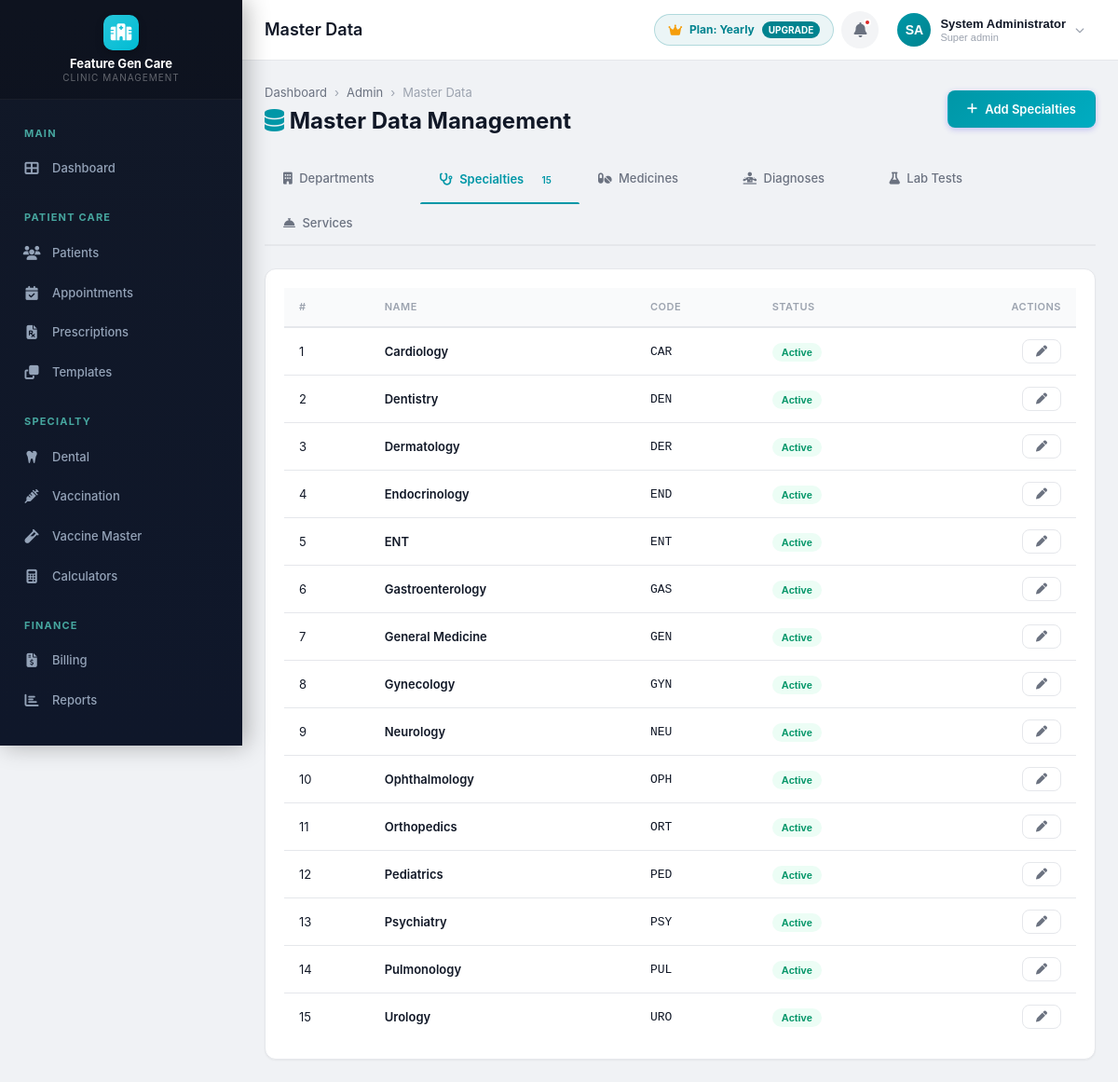
Page /modules/admin/master_data.php?tab=specialties (signed in) on the committed database.
### tables this page shows
CREATE TABLE IF NOT EXISTS clinics (
    id INT AUTO_INCREMENT PRIMARY KEY,
    name VARCHAR(200) NOT NULL,
    tagline VARCHAR(300) DEFAULT NULL,
    logo VARCHAR(500) DEFAULT NULL,
    email VARCHAR(150) DEFAULT NULL,
    phone VARCHAR(20) DEFAULT NULL,
    alt_phone VARCHAR(20) DEFAULT NULL,
    website VARCHAR(200) DEFAULT NULL,
    address TEXT DEFAULT NULL,
    city VARCHAR(100) DEFAULT NULL,
    state VARCHAR(100) DEFAULT NULL,
    pincode VARCHAR(10) DEFAULT NULL,
    country VARCHAR(100) DEFAULT 'India',
    registration_no VARCHAR(100) DEFAULT NULL,
    gst_number VARCHAR(20) DEFAULT NULL,
    pan_number VARCHAR(20) DEFAULT NULL,
    primary_color VARCHAR(10) DEFAULT '#4F46E5',
    secondary_color VARCHAR(10) DEFAULT '#7C3AED',
    currency_symbol VARCHAR(5) DEFAULT '₹',
    date_format VARCHAR(20) DEFAULT 'd/m/Y',
    time_format VARCHAR(10) DEFAULT '12h',
    timezone VARCHAR(50) DEFAULT 'Asia/Kolkata',
    prescription_header TEXT DEFAULT NULL,
    prescription_footer TEXT DEFAULT NULL,
    invoice_header TEXT DEFAULT NULL,
    invoice_footer TEXT DEFAULT NULL,
    invoice_prefix VARCHAR(10) DEFAULT 'INV',
    invoice_start_no INT DEFAULT 1,
    patient_id_prefix VARCHAR(10) DEFAULT 'PT',
    patient_id_start_no INT DEFAULT 1000,
    is_active TINYINT(1) DEFAULT 1,
    created_at TIMESTAMP DEFAULT CURRENT_TIMESTAMP,
    updated_at TIMESTAMP DEFAULT CURRENT_TIMESTAMP ON UPDATE CURRENT_TIMESTAMP
);

CREATE TABLE IF NOT EXISTS tenants (
    id INT AUTO_INCREMENT PRIMARY KEY,
    clinic_name VARCHAR(200) NOT NULL,
    subdomain VARCHAR(100) NOT NULL UNIQUE,
    db_host VARCHAR(100) NOT NULL DEFAULT 'localhost',
    db_name VARCHAR(100) NOT NULL UNIQUE,
    db_user VARCHAR(100) NOT NULL,
    db_password VARCHAR(255) NOT NULL,
    status ENUM('active', 'suspended', 'pending') DEFAULT 'active',
    
     
    plan_type ENUM('trial', 'monthly', 'yearly', 'one_time', 'custom') DEFAULT 'trial',
    billing_cycle ENUM('trial', 'monthly', 'yearly', 'one_time') DEFAULT 'trial',
    max_doctors INT DEFAULT 2 COMMENT 'Doctor quota: 0 = unlimited',
    trial_ends_at DATETIME NULL,
    subscription_starts_at DATETIME NULL,
    subscription_ends_at DATETIME NULL COMMENT 'NULL indicates lifetime/perpetual license',
    is_lifetime TINYINT(1) DEFAULT 0,
    bonus_months INT DEFAULT 0 COMMENT 'Negotiated bonus months (e.g. +2 on yearly)',
    plan_amount DECIMAL(10,2) DEFAULT 0.00,
    currency VARCHAR(10) DEFAULT 'INR',
    subscription_status ENUM('trial', 'active', 'expired', 'grace_period', 'suspended') DEFAULT 'trial',
    
    created_at TIMESTAMP DEFAULT CURRENT_TIMESTAMP,
    updated_at TIMESTAMP DEFAULT CURRENT_TIMESTAMP ON UPDATE CURRENT_TIMESTAMP,
    INDEX idx_subdomain (subdomain),
    INDEX idx_status (status),
    INDEX idx_sub_status (subscription_status)
);

CREATE TABLE IF NOT EXISTS specialties (
    id INT AUTO_INCREMENT PRIMARY KEY,
    name VARCHAR(100) NOT NULL,
    code VARCHAR(20) DEFAULT NULL,
    description TEXT DEFAULT NULL,
    icon VARCHAR(50) DEFAULT NULL,
    has_custom_form TINYINT(1) DEFAULT 0,
    form_config JSON DEFAULT NULL,
    is_active TINYINT(1) DEFAULT 1,
    created_at TIMESTAMP DEFAULT CURRENT_TIMESTAMP
);

### modules/admin/master_data.php (the view, shortened to what the rows shown need)
<?php
require_once dirname(dirname(__DIR__)) . '/config/session.php';
$clinicId = getCurrentClinicId();
$tab = $_GET['tab'] ?? 'departments';
$pageTitle = 'Master Data';
require_once dirname(dirname(__DIR__)) . '/includes/header.php';
switch ($tab) {
    case 'specialties':
        $items = $db->fetchAll("SELECT * FROM specialties ORDER BY name");
        break;
}
$tabConfig = [
    'departments'  => ['icon' => 'fa-building',       'label' => 'Departments',  'color' => 'var(--primary)'],
    'specialties'  => ['icon' => 'fa-stethoscope',     'label' => 'Specialties',  'color' => 'var(--accent)'],
    'medicines'    => ['icon' => 'fa-pills',           'label' => 'Medicines',    'color' => 'var(--success)'],
    'diagnoses'    => ['icon' => 'fa-diagnoses',       'label' => 'Diagnoses',    'color' => 'var(--warning)'],
    'lab_tests'    => ['icon' => 'fa-flask',           'label' => 'Lab Tests',    'color' => 'var(--info)'],
    'services'     => ['icon' => 'fa-concierge-bell',  'label' => 'Services',     'color' => 'var(--danger)'],
];
?>
<div class="content-header">
    <div>
        <h1><i class="fas fa-database" style="color: var(--primary);"></i> Master Data Management</h1>
    </div>
</div>
<div class="card">
    <div class="card-body" style="overflow-x: auto;">
        <table class="table">
            <thead>
                <tr>
                    <th>#</th>
                    <th>Name</th>
                    <?php if ($tab === 'specialties'): ?><th>Code</th><?php endif; ?>
                    <th>Status</th>
                    <th style="text-align: right;">Actions</th>
                </tr>
            </thead>
            <tbody>
                <?php if (empty($items)): ?>
                <tr><td colspan="10" class="text-center text-muted" style="padding: 40px;">No <?= strtolower($tabConfig[$tab]['label']) ?> found. Click "Add" to create one.</td></tr>
                <?php else: ?>
                <?php foreach ($items as $i => $item): ?>
                <tr>
                    <td><?= $i + 1 ?></td>
                    <td class="font-semibold"><?= sanitizeOutput($item['name']) ?></td>
                    <?php if ($tab === 'specialties'): ?>
                    <td><code><?= sanitizeOutput($item['code'] ?? '-') ?></code></td>
                    <?php endif; ?>
                    <td>
                        <form method="POST" style="display:inline;">
                            <button type="submit" class="badge <?= $item['is_active'] ? 'badge-success' : 'badge-danger' ?>" style="cursor:pointer; border:none;">
                                <?= $item['is_active'] ? 'Active' : 'Inactive' ?>
                            </button>
                        </form>
                    </td>
                    <td style="text-align: right;">
                        <button class="btn btn-sm btn-outline" onclick='showMasterEditModal(<?= json_encode($item) ?>)'>
                            <i class="fas fa-pen"></i>
                        </button>
                    </td>
                </tr>
                <?php endforeach; ?>
                <?php endif; ?>
            </tbody>
        </table>
    </div>
</div>
<?php require_once INCLUDES_PATH . '/footer.php'; ?>

### includes/header.php (shortened to what the rows shown need)
<!DOCTYPE html>
<html lang="en">
<head>
    <link rel="stylesheet" href="<?= ASSETS_URL ?>/css/style.css?v=2.1">
    <link rel="stylesheet" href="https://cdnjs.cloudflare.com/ajax/libs/font-awesome/6.5.0/css/all.min.css">
</head>
<body>
<div class="app-wrapper">
    <?php include __DIR__ . '/sidebar.php'; ?>
    <div class="main-content">
        <header class="header">
            <div class="header-left">
                <?php if (isset($pageTitle)): ?>
                <h2 class="page-title"><?= $pageTitle ?></h2>
                <?php endif; ?>
            </div>
            <div class="header-right">
                <?php if (in_array(getCurrentUserRole(), [ROLE_SUPER_ADMIN, ROLE_ADMIN])): ?>
                <?php
                $hdrTenant = db()->tenantInfo ?? [];
                $hdrPlan = ucfirst(sanitizeOutput($hdrTenant['plan_type'] ?? 'Trial'));
                ?>
                <a href="<?= BASE_URL ?>/modules/subscription/paywall.php" class="header-plan-badge" style="display: flex; align-items: center; gap: 8px; padding: 6px 14px; border-radius: 20px; font-size: 12px; font-weight: 700; text-decoration: none; background: rgba(0, 131, 143, 0.08); color: #00838f; border: 1px solid rgba(0, 131, 143, 0.25); transition: all 0.2s;" title="View Plan & Upgrade Options">
                    <i class="fas fa-crown" style="color: #f59e0b; font-size: 13px;"></i>
                    <span>Plan: <?= $hdrPlan ?></span>
                    <span style="background: #00838f; color: white; padding: 1px 7px; border-radius: 10px; font-size: 10px; text-transform: uppercase;">Upgrade</span>
                </a>
                <?php endif; ?>
            </div>
        </header>
        <div class="content-area">

### includes/sidebar.php (shortened to what the rows shown need)
<?php
$db = db();
$clinicId = getCurrentClinicId();
$clinic = $db->fetch("SELECT name, logo FROM clinics WHERE id = ?", [$clinicId]);
$logoUrl = '';
$logoExists = false;
?>
<aside class="sidebar">
    <div class="sidebar-brand" style="flex-direction: column; align-items: center; gap: 6px; padding: 16px 12px;">
        <?php if ($logoExists && !empty($logoUrl)): ?>
            <img src="<?= $logoUrl ?>" alt="Clinic Logo" style="max-height: 48px; max-width: 140px; object-fit: contain;" onerror="this.style.display='none'; var fb=document.getElementById('sidebarFallbackLogo'); if(fb) fb.style.display='flex';">
            <div id="sidebarFallbackLogo" class="brand-logo" style="display: none;"><i class="fas fa-hospital"></i></div>
        <?php else: ?>
            <div class="brand-logo"><i class="fas fa-hospital"></i></div>
        <?php endif; ?>
        <div class="brand-text" style="text-align: center; font-size: 13px; line-height: 1.3; white-space: normal; word-break: break-word;">
            <?= sanitizeOutput($clinic['name'] ?? ($db->tenantInfo['clinic_name'] ?? APP_NAME)) ?>
            <small style="display: block; font-size: 10px; opacity: 0.7;">Clinic Management</small>
        </div>
    </div>
</aside>

### rows in the picture
clinics: name "Feature Gen Care"
tenants: plan_type "Yearly"
specialties: name "Cardiology", code "CAR", is_active "Active"
specialties: name "Dentistry", code "DEN", is_active "Active"
specialties: name "Dermatology", code "DER", is_active "Active"
specialties: name "Endocrinology", code "END", is_active "Active"
specialties: name "ENT", code "ENT", is_active "Active"
specialties: name "Gastroenterology", code "GAS", is_active "Active"
specialties: name "General Medicine", code "GEN", is_active "Active"
specialties: name "Gynecology", code "GYN", is_active "Active"
specialties: name "Neurology", code "NEU", is_active "Active"
specialties: name "Ophthalmology", code "OPH", is_active "Active"
specialties: name "Orthopedics", code "ORT", is_active "Active"
specialties: name "Pediatrics", code "PED", is_active "Active"
specialties: name "Psychiatry", code "PSY", is_active "Active"
specialties: name "Pulmonology", code "PUL", is_active "Active"
specialties: name "Urology", code "URO", is_active "Active"

### other values in the picture
$pageTitle "Master Data"
$currentUser['initials'] "SA"
sanitizeOutput($currentUser['name']) "System Administrator"
str_replace('_', ' ', $currentUser['role']) "Super admin"
$tabConfig[$tab]['label'] "Specialties"
$cfg['label'] "Departments"
$cfg['label'] "Specialties"
$cfg['label'] "Medicines"
$cfg['label'] "Diagnoses"
$cfg['label'] "Lab Tests"
$cfg['label'] "Services"
